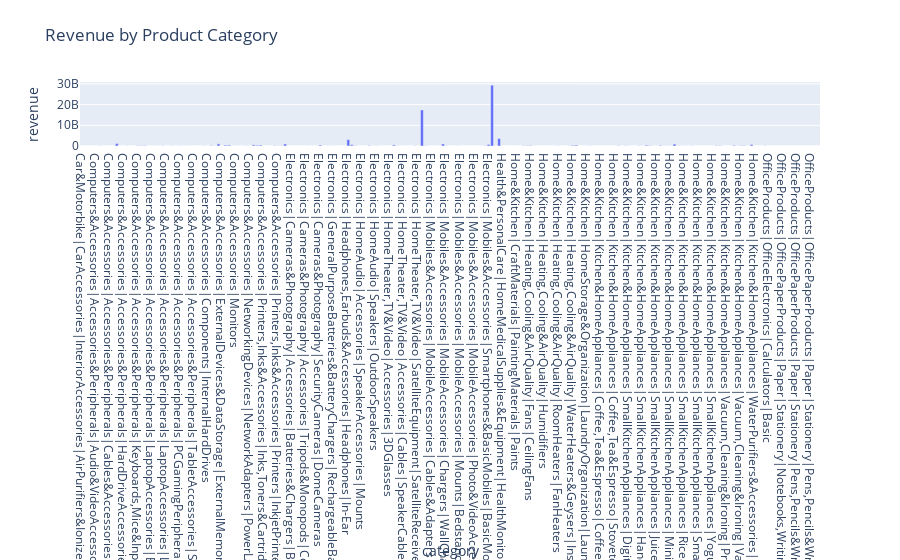

Notebook code for this chart:
### Code cell
category_revenue = df.groupby('category')['revenue'].sum().reset_index()

fig = px.bar(category_revenue, x='category', y='revenue', title='Revenue by Product Category')
fig.show()

### Figure 1 — Plotly figure (JSON) as saved in the notebook; plotly's stock layout.template omitted (floating-point values rounded to 4 significant figures; data arrays with more than 128 entries replaced by an {"elided": "..."} marker saying what was removed)
{"data": [{"alignmentgroup": "True", "hovertemplate": "category=%{x}<br>revenue=%{y}<extra></extra>", "legendgroup": "", "marker": {"color": "#636efa", "pattern": {"shape": ""}}, "name": "", "offsetgroup": "", "orientation": "v", "showlegend": false, "textposition": "auto", "type": "bar", "x": {"elided": "211 str values"}, "xaxis": "x", "y": {"elided": "211 float values"}, "yaxis": "y"}], "layout": {"barmode": "relative", "legend": {"tracegroupgap": 0}, "title": {"text": "Revenue by Product Category"}, "xaxis": {"anchor": "y", "domain": [0, 1], "title": {"text": "category"}}, "yaxis": {"anchor": "x", "domain": [0, 1], "title": {"text": "revenue"}}}}
